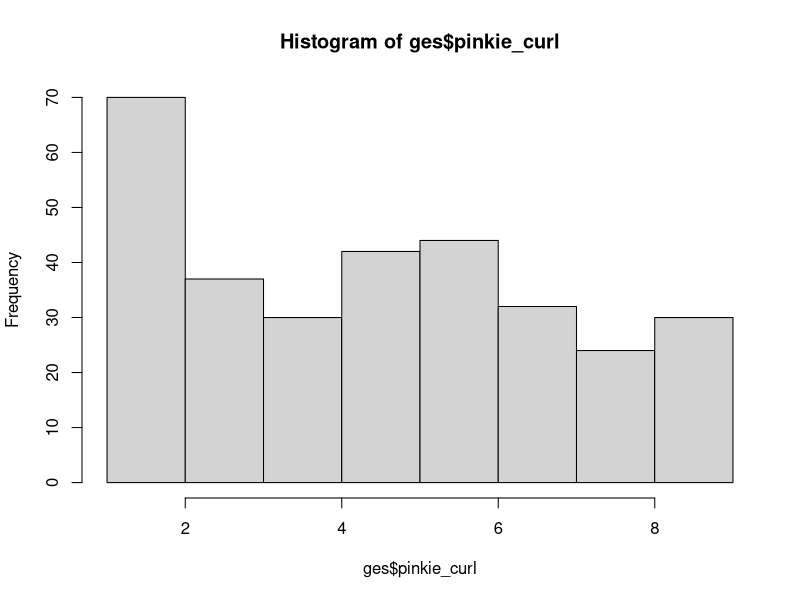
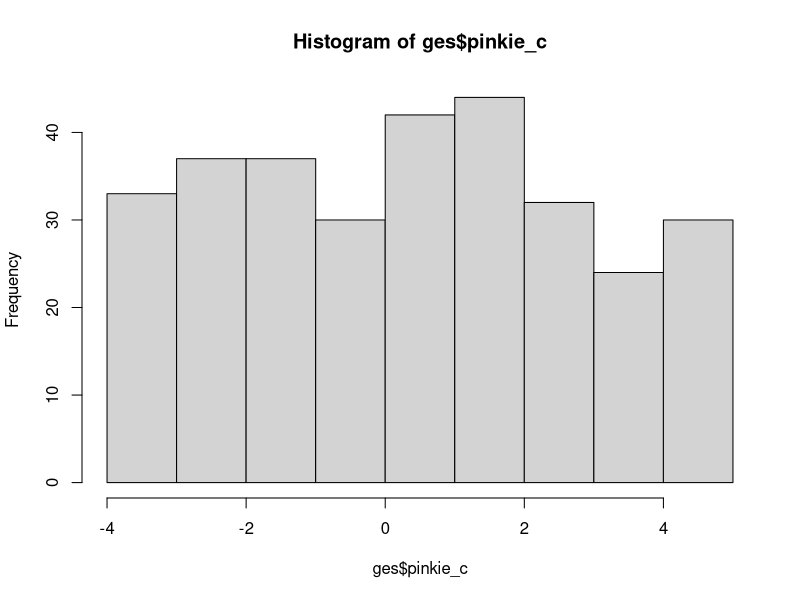

Here is the R script that generated these plots, in order:
# PSYC402: Week 14 - Lab activity 1

# Our research question: Is gesture perception associated with different aspects of
# hand shape?

# Step 1: Set-up ----------------------------------------------------------

# Empty R environment
rm(list=ls())                            

# Load relevant libraries
library(tidyverse)
library(broom)

# TASK: Read in the data file; call it "ges". Have
# a look at the data file.
# HINT: Use the read_csv() and head() functions.

ges <- read_csv("hassemer_winter_2016_gesture.csv")


# Step 2: Descriptive statistics ------------------------------------------
# As part of the pre-lab activities, you've already familiarised yourself with the dataset
# by looking at:
# - how participants were distributed across the pinkie curl conditions;
# - which response option was chosen more frequently in total and across pinkie curl conditions;
# - proportions of response options across pinkie curl conditions
#
# TASK: Please remind yourself of these stages if necessary by revisiting the chaper12_6.R script.


# Step 3: Data wrangling --------------------------------------------------
# For logistic regression, the outcome variable needs to either be coded as 0 or 1,
# or it needs to be coded as a factor.
#
# TASK: Write the code to convert the outcome variable to a factor
# HINT: Use mutate() and factor()

ges <- mutate(ges, choice = factor(choice))

# As with linear regression, centering your predictor makes it easier to interpret
# the output of a logistic regression.

# TASK: Write the code to center the pinkie curl predictor

ges <- mutate(ges,
	pinkie_c = pinkie_curl - mean(pinkie_curl))

hist(ges$pinkie_curl)
hist(ges$pinkie_c)

# Step 4: Fit the regression model ----------------------------------------
# Now let's re-fit choice (height vs. shape) as a function of pinkie curl,
# but using the centered variable.

# TASK: Write the code to fit the model
# HINT: Use the glm() function and remember you need to specify the 'family' argument.

ges_mdl_c <- glm(choice ~ pinkie_c,
               data = ges, family = 'binomial')

# TASK: Write the code to check coefficients.
# HINT: Use the tidy() function.

tidy(ges_mdl_c)

# QUESTION: How does the coefficient table differ from the model fitted earlier where
# you used the pinkie curl predictor before you centered it?
# ANSWER: The intercept has changed from 1.065 to 0.397.
#
# QUESTION: How should you now (using the model with the centered pinkie curl predictor)
# interpret the intercept?
# ANSWER: The intercept is now the predicted log odds of 'shape' for a gesture with
# average pinkie curl.

# The average pinkie curl is step 5 on the 9 step continuum. From our previous
# analysis (pre-lab activity), we know that the predicted log odds of 'shape'
# at that step was 0.38 and the probability was 0.59.
# So if we extract the intercept from the coefficient table of the model using the
# centered predictor, we should get those values.

# Extracting the estimate for the intercept and storing it in an object called intercept:

intercept_logOdds <- tidy(ges_mdl_c)$estimate[1]

# Getting the predicted probability by applying the logistic:

intercept_prob <- plogis(intercept_logOdds)

intercept_logOdds
intercept_prob

# The values are roughly the same! 


# Step 5: Incorporating a second predictor --------------------------------
# In addition to the 'pinkie curl', the extent to which the index finger is curved
# may also affect gesture perception. This is quantified in the 'index_curve' variable.

# Before we fit the model, we need to center both predictors.

# TASK: Write the code to center both predictors

ges <- mutate(ges,
              pinkie_c = pinkie_curl - mean(pinkie_curl),
              index_c = index_curve - mean(index_curve))

# TASK: Write the code to fit model with both pinkie curl and index curve
# HINT: Use glm() and don't forget to specify the 'family' argument

both_mdl <- glm(choice ~ pinkie_c + index_c,
	data = ges, family = 'binomial')

# TASK: Write the code to check coefficients
# HINT: Use tidy()

tidy(both_mdl)

# QUESTION: How does the index_curve predictor affect the proportion of shape responses?
# ANSWER: The slope is positive, so more index-curved fingers results in more
# shape responses.

# We can see this if we compare to descriptive proportions:
index_tab <- with(ges, table(index_curve, choice))
index_tab

# Check proportions:
prop.table(index_tab, 1)

# The "1" in here stands for row-wise proportions."2" would compute column-wise proportions.
